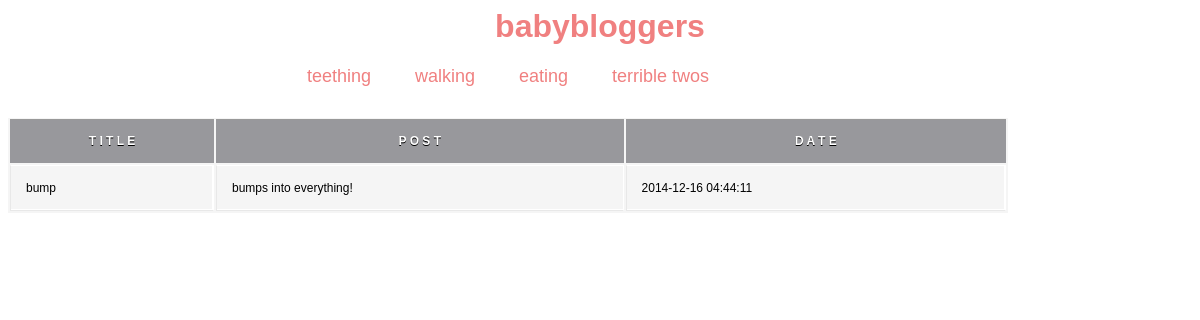
Page /index.php?page=thread&id=2 on the committed database.
### tables this page shows
CREATE TABLE IF NOT EXISTS `post` (
`id` int(11) NOT NULL,
  `postName` varchar(250) NOT NULL,
  `postComment` text NOT NULL,
  `date` timestamp NOT NULL DEFAULT CURRENT_TIMESTAMP,
  `user_id` int(11) NOT NULL,
  `thread_id` int(11) NOT NULL
);

### page/thread-script.php (called while the page is built)
<?php
$threadId = stripslashes($_GET['id']);
if ($threadId != null){
$postDao = new PostDao();
$posts = $postDao->findPostsByThreadId($threadId);
}
?>

### config/Config.php (called while the page is built, shortened)
<?php
class Config {
    private static $data = null;
    public static function getConfig($section = null) {
        $data = self::getData();
        return $data[$section];
    }
    private static function getData() {
            self::$data = parse_ini_file('../config/config.ini', true);
            return self::$data;
    }
}

### dao/Dao.php (called while the page is built, shortened)
<?php
class Dao {
    private $db = null;
    public function getDb() {
        $config = Config::getConfig("db");
        try {
            $this->db = new PDO($config['dsn'], $config['username'], $config['password']);
        } catch (Exception $ex) {
            throw new Exception('DB connection error: ' . $ex->getMessage());
        }
        return $this->db;
    }
    public function __destruct() {
        $this->db = null;
    }
}

### dao/PostDao.php (called while the page is built, shortened)
<?php
class PostDao extends Dao{
    public function findPostsByThreadId($id) {
        $query = $this->getDb()->prepare('SELECT id, postName, postComment, date FROM post WHERE thread_id = :id');
        $array = array(
	'id' => $id
    );
        $query->execute($array);
        $rows = $query->fetchAll();
        $count = 0;
        $result = array();
        foreach ($rows as $row) {
            $post = new Post();
            $result[$count] = $post;
            $count++;
        }
        return $result;
    }
}

### model/Post.php (called while the page is built, shortened)
<?php
class Post {
    private $postName;
    private $date;
    private $postComment;
    public function getPostComment() {
        return $this->postComment;
    }
    public function getPostName() {
        return $this->postName;
    }
    public function getDate() {
        return $this->date;
    }
    public function setPostName($postName) {
        $this->postName = $postName;
    }
    public function setDate($date) {
        $this->date = $date;
    }
    public function setPostComment($postComment) {
        $this->postComment = $postComment;
    }
}

### page/thread-view.php (the view)
<div id='threadsnav'>
    <ul id='threads'>
        <li><a href="index.php?page=thread&id=1">teething</a></li>
        <li><a href="index.php?page=thread&id=2">walking</a></li>
        <li><a href="index.php?page=thread&id=3">eating</a></li>
        <li><a href="index.php?page=thread&id=4">terrible twos</a></li>
    </ul>
<table id="table">
        <tr>
            <th>T I T L E</th>
            <th>P O S T</th>
            <th>D A T E</th>
        </tr>
             <?php foreach ($posts as $post) {
                echo '<tr><td>'.$post->getPostName().'</td>'.'<td>'.$post->getPostComment().'</td>'.'<td>'.$post->getDate().'</td></tr>';
            }
            ?>
    </table>
</div>

### web/stylesheet.css (style rules this page uses)
a { text-decoration: none; }
#threadsnav ul { list-style-type: none; margin: 0; padding: 0; text-align: center; }
#threadsnav ul li { display: inline; font-family: arial; color: lightcoral; font-size: 18px; padding: 20px; }
#threadsnav ul li a { text-decoration: none; color: lightcoral; }
#threadsnav { width: 1000px; text-align: center; }
table { background: #f5f5f5; border-collapse: separate; box-shadow: inset 0 1px 0 #fff; font-size: 12px; line-height: 24px; margin: 30px auto; text-align: left; width: 1000px; }
th { background: #98989c; border-left: 0; border-right: 0; border-top: 0; border-bottom: 0; box-shadow: inset 0 1px 0 #999; color: #fff; font-weight: bold; padding: 10px 15px; position: relative; text-shadow: 0 1px 0 #000; text-align: center; font-family: arial; }
td { border-right: 1px solid #fff; border-left: 1px solid #e8e8e8; border-top: 1px solid #fff; border-bottom: 1px solid #e8e8e8; padding: 10px 15px; position: relative; transition: all 300ms; font-family: arial; }
tr:last-of-type td { box-shadow: inset 0 -1px 0 #fff; }
tr:last-of-type td:first-child { box-shadow: inset -1px -1px 0 #fff; }
tr:last-of-type td:last-child { box-shadow: inset -1px -1px 0 #fff; }

### rows in the picture
post: postName "bump", postComment "bumps into everything!", date "2014-12-16 04:44:11"
